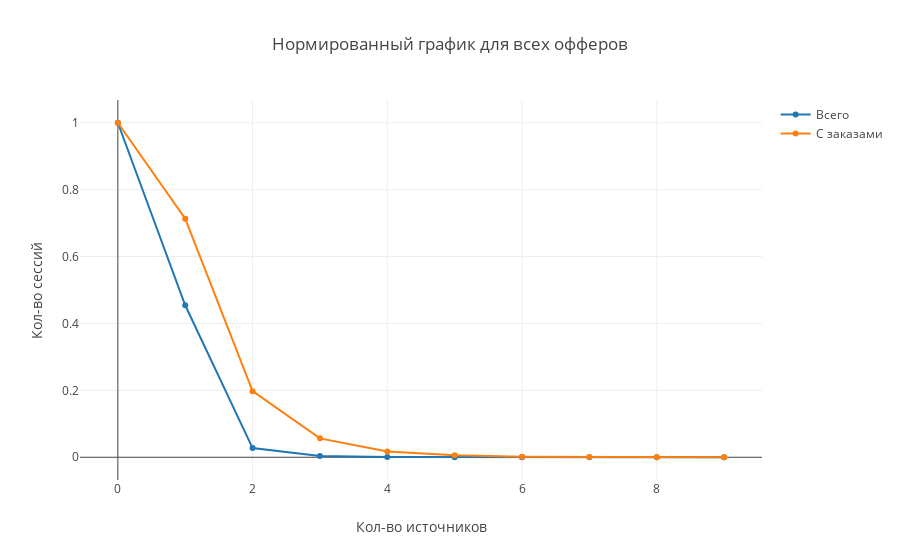

The notebook cell this image was saved under:
### Markdown cell above
### Зависимость кол-ва сессий от кол-ва различных источников в сессию по всем офферам
#### 1. Нормированный график 
#### 2. Все сессии
#### 3. Сессии с заказами

### Code cell
draw3All()

### Figure 1 — Plotly figure (JSON) as saved in the notebook; plotly's stock layout.template omitted (floating-point values rounded to 4 significant figures)
{"data": [{"name": "Всего", "type": "scatter", "x": [0, 1, 2, 3, 4, 5, 6, 7, 8, 9], "y": [1, 0.4544, 0.02734, 0.00362, 0.0006561, 0.0001599, 4.366e-05, 1.474e-05, 2.835e-06, 1.701e-06]}, {"name": "С заказами", "type": "scatter", "x": [0, 1, 2, 3, 4, 5, 6, 7, 8, 9], "y": [1, 0.7131, 0.1975, 0.05646, 0.0169, 0.005884, 0.001252, 0.0006259, 0.0002504, 0]}], "layout": {"title": "Нормированный график для всех офферов", "xaxis": {"title": "Кол-во источников"}, "yaxis": {"title": "Кол-во сессий"}}}
